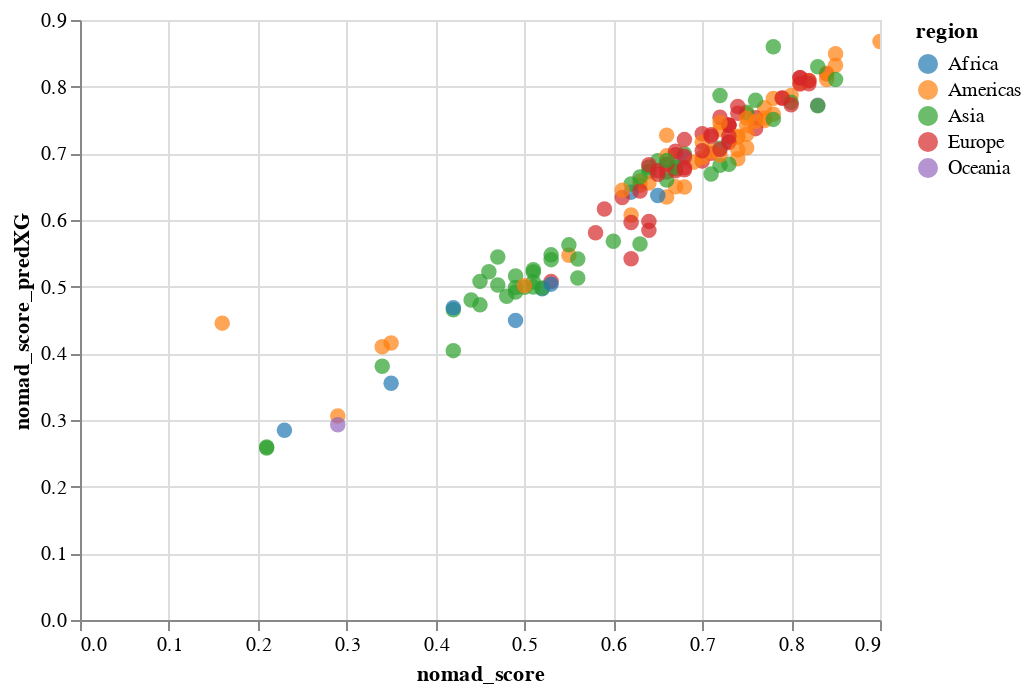

The notebook cell this image was saved under:
### Code cell
'''data_test['nomad_score_predXG'] = y_pred

alt.Chart(data_test).mark_circle(size=60).encode(
    x='nomad_score',
    y='nomad_score_predXG',
    color=alt.Color('region', scale=alt.Scale(scheme='category10')),
    tooltip=['region','place']
).interactive()'''

### Figure 1 — Vega-Lite specification as saved in the notebook (floating-point values rounded to 4 significant figures; data arrays with more than 128 entries replaced by an {"elided": "..."} marker saying what was removed)
{"config": {"view": {"continuousWidth": 400, "continuousHeight": 300}}, "data": {"name": "data-61de461d8ed4c1d3617cdb2986c3b61b"}, "mark": {"type": "circle", "size": 60}, "encoding": {"color": {"field": "region", "scale": {"scheme": "category10"}, "type": "nominal"}, "tooltip": [{"field": "region", "type": "nominal"}, {"field": "place", "type": "nominal"}], "x": {"field": "nomad_score", "type": "quantitative"}, "y": {"field": "nomad_score_predXG", "type": "quantitative"}}, "selection": {"selector002": {"type": "interval", "bind": "scales", "encodings": ["x", "y"]}}, "$schema": "https://vega.github.io/schema/vega-lite/v4.17.0.json", "datasets": {"data-61de461d8ed4c1d3617cdb2986c3b61b": {"elided": "156 records"}}}
